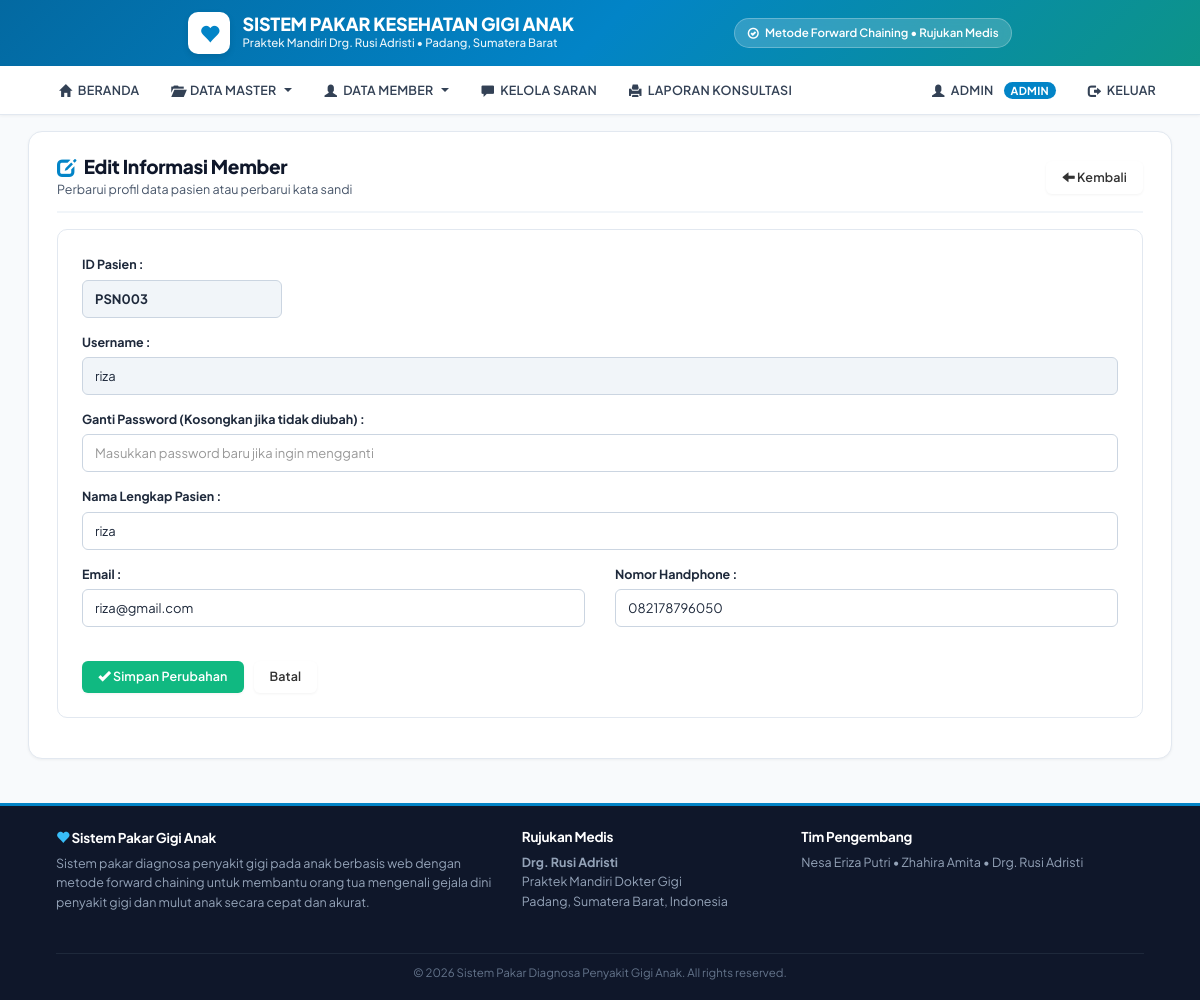
/kelola_member/edit.php?id_user=PSN003 (signed in), run on the app's committed database.
### tables this page shows
CREATE TABLE `tbuser` (
  `id_user` varchar(25) NOT NULL,
  `username` varchar(20) NOT NULL,
  `password` varchar(6) NOT NULL,
  `nm_pengguna` varchar(50) NOT NULL,
  `email` varchar(50) NOT NULL,
  `nohp` varchar(14) NOT NULL
);

### kelola_member/edit.php (the view, shortened to what this page needs)
<?php
include "../library.php";
$id = isset($_GET['id_user']) ? mysqli_real_escape_string($koneksi, $_GET['id_user']) : '';
$kueri = mysqli_query($koneksi, "SELECT * FROM tbuser WHERE id_user='$id' LIMIT 1;");
$isi = mysqli_fetch_array($kueri, MYSQLI_BOTH);
?>
<body>
<?php
include "../template/kiri.php";
?>
<div class="page-header-custom">
  <div>
    <h3 class="page-title"><span class="glyphicon glyphicon-edit" style="color:var(--primary);"></span> Edit Informasi Member</h3>
    <div class="page-subtitle">Perbarui profil data pasien atau perbarui kata sandi</div>
  </div>
  <div>
    <a href="member.php" class="btn btn-default btn-sm">
      <span class="glyphicon glyphicon-arrow-left"></span> Kembali
    </a>
  </div>
</div>
<div class="article-card" style="padding: 24px;">
  <form method="POST">
    <div class="form-group">
      <label><strong>ID Pasien :</strong></label>
      <input class="form-control" type="text" value="<?php echo htmlspecialchars($isi['id_user']); ?>" disabled style="max-width:200px; background-color:var(--slate-100); font-weight:bold;" />
    </div>
    <div class="form-group">
      <label for="Tusername"><strong>Username :</strong></label>
      <input id="Tusername" class="form-control" type="text" value="<?php echo htmlspecialchars($isi['username']); ?>" disabled style="background-color:var(--slate-100);" />
    </div>
    <div class="form-group">
      <label for="Tpassword"><strong>Ganti Password (Kosongkan jika tidak diubah) :</strong></label>
      <input id="Tpassword" class="form-control" type="password" name="Tpassword" maxlength="30" placeholder="Masukkan password baru jika ingin mengganti" />
    </div>
    <div class="form-group">
      <label for="Tnm_pengguna"><strong>Nama Lengkap Pasien :</strong></label>
      <input id="Tnm_pengguna" class="form-control" type="text" value="<?php echo htmlspecialchars($isi['nm_pengguna']); ?>" name="Tnm_pengguna" maxlength="100" required />
    </div>
    <div class="row">
      <div class="col-sm-6">
        <div class="form-group">
          <label for="Temail"><strong>Email :</strong></label>
          <input id="Temail" class="form-control" type="email" value="<?php echo htmlspecialchars($isi['email']); ?>" name="Temail" maxlength="50" />
        </div>
      </div>
      <div class="col-sm-6">
        <div class="form-group">
          <label for="Tnohp"><strong>Nomor Handphone :</strong></label>
          <input id="Tnohp" class="form-control" type="text" value="<?php echo htmlspecialchars($isi['nohp']); ?>" name="Tnohp" maxlength="15" />
        </div>
      </div>
    </div>
    <div style="display:flex; gap:10px; margin-top:20px;">
      <button type="submit" name="Bsimpan" class="btn btn-success">
        <span class="glyphicon glyphicon-ok"></span> Simpan Perubahan
      </button>
      <a href="member.php" class="btn btn-default">Batal</a>
    </div>
  </form>
</div>
<?php
include "../template/kanan.php";
include "../template/footer.php";
?>

### data on the page
tbuser: id_user "PSN003", username "riza", Tnm_pengguna "riza", Temail "riza@gmail.com", Tnohp "082178796050"

### other printed values
$_SESSION['username'] "ADMIN"
$roleName "ADMIN"
